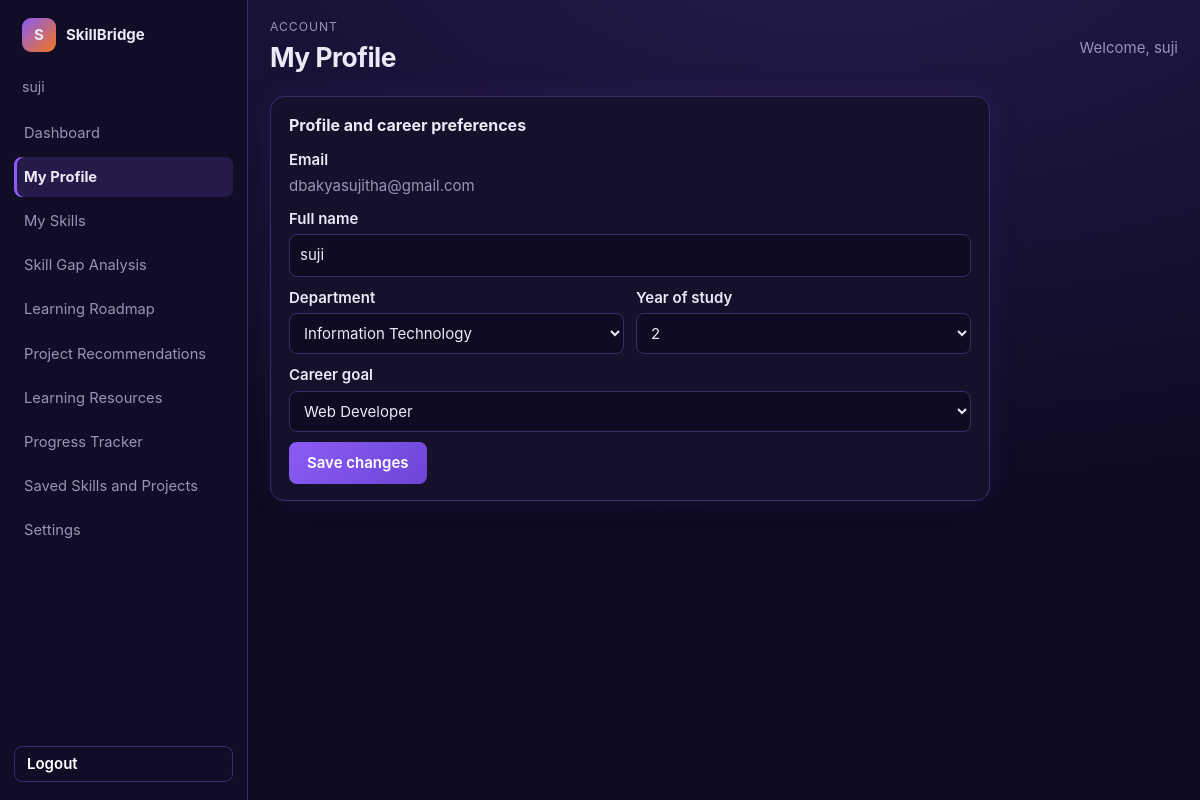
Screenshot of /profile (signed in) with the database file from the repository.
### tables this page shows
CREATE TABLE users (
        id INTEGER PRIMARY KEY, name TEXT NOT NULL, email TEXT NOT NULL UNIQUE,
        password_hash TEXT NOT NULL, department TEXT NOT NULL, year INTEGER NOT NULL,
        career_goal TEXT NOT NULL, skills TEXT NOT NULL DEFAULT '',
        created_at TEXT DEFAULT CURRENT_TIMESTAMP);

### auth.py (the view, shortened to what this page needs)
    @app.route("/profile", methods=["GET", "POST"])
    @login_required
    def profile():
        v, e = dict(g.user), {}
        return render_template("profile.html", v=v, e=e, departments=DEPARTMENTS, years=YEARS,
                               careers=careers, current_page="profile")

### auth.py (called while the page is built)
def db():
    if "db" not in g:
        g.db = sqlite3.connect(DB_PATH)
        g.db.row_factory = sqlite3.Row
    return g.db

def csrf_token():
    return session.setdefault("csrf", secrets.token_hex(16))

def login_required(f):
    @wraps(f)
    def wrapper(*a, **k):
        if not g.user:
            if request.path.startswith("/api/"):
                return jsonify(error="Your session ended. Please log in again."), 401
            return redirect(url_for("login"))
        return f(*a, **k)
    return wrapper

### templates/profile.html (shortened to what this page needs)
{% from "_fields.html" import inp, sel with context %}
<!doctype html>
<html lang="en">
<head>
<link rel="stylesheet" href="{{ url_for('static', filename='style.css') }}">
</head>
<body>
<div class="app">
  {% include "_nav.html" %}
  <main class="shell">
    <header class="page-heading"><div><p class="eyebrow">Account</p><h1>My Profile</h1></div><p class="welcome">Welcome, {{ user.name }}</p></header>
    <section class="panel profile-panel">
      <h2>Profile and career preferences</h2>
      <form method="post" novalidate>
        <label>Email</label><p class="static">{{ user.email }}</p>
        {{ inp("name", "Full name", "text", "name") }}
        <div class="two">
          <div>{{ sel("department", "Department", departments) }}</div>
          <div>{{ sel("year", "Year of study", years) }}</div>
        </div>
        {{ sel("career_goal", "Career goal", careers) }}
        <button type="submit">Save changes</button>
      </form>
    </section>
  </main>
</div>
</body>
</html>

### templates/_fields.html (shortened to what this page needs)
{% macro inp(name, label, type="text", ac="") %}
<label for="{{ name }}">{{ label }}</label>
<input id="{{ name }}" name="{{ name }}" type="{{ type }}" autocomplete="{{ ac }}" required{% if type != "password" %} value="{{ v.get(name, '') }}"{% else %} minlength="8"{% endif %}>
{% endmacro %}
{% macro sel(name, label, opts) %}
<label for="{{ name }}">{{ label }}</label>
<select id="{{ name }}" name="{{ name }}" required{% if e.get(name) %} aria-invalid="true" aria-describedby="{{ name }}-e"{% endif %}>
  {% for o in opts %}<option {% if v.get(name)|string == o|string %}selected{% endif %}>{{ o }}</option>{% endfor %}
</select>
{% endmacro %}

### templates/_nav.html (shortened to what this page needs)
<aside class="sidebar" aria-label="Main navigation">
  <a class="sidebar-brand" href="{{ url_for('dashboard') }}"><b class="logo">S</b><strong>SkillBridge</strong></a>
  <p class="sidebar-student">{{ user.name }}</p>
  <nav class="nav-links">
    {% set links = [
      ("dashboard", "Dashboard", "dashboard"),
      ("profile", "My Profile", "profile"),
      ("skills", "My Skills", "my_skills"),
      ("analysis", "Skill Gap Analysis", "skill_analysis"),
      ("roadmap", "Learning Roadmap", "learning_roadmap"),
      ("projects", "Project Recommendations", "project_recommendations"),
      ("resources", "Learning Resources", "learning_resources"),
      ("progress", "Progress Tracker", "progress_tracker"),
      ("saved", "Saved Skills and Projects", "saved_items_page"),
      ("settings", "Settings", "settings")
    ] %}
    {% for key, label, endpoint in links %}
      <a href="{{ url_for(endpoint) }}" {% if current_page == key %}aria-current="page"{% endif %}>{{ label }}</a>
    {% endfor %}
  </nav>
  <form method="post" action="{{ url_for('logout') }}" class="sidebar-logout">
    <button class="ghost" type="submit">Logout</button>
  </form>
</aside>

### static/style.css (style rules this page uses)
:root { --bg:#0e0a1f;--panel:#16112b;--line:#3b2d6b;--ink:#ece9f7;--muted:#9a93b8;--violet:#8b5cf6;--violet2:#6d45d6;--have:#34d3a6;--amber:#e9a23b;--orange:#f2761b }
* { box-sizing:border-box }
body { margin:0;background:radial-gradient(1200px 600px at 70% -10%,#241a4d,var(--bg));color:var(--ink);font:15px/1.5 Inter,system-ui,-apple-system,"Segoe UI",sans-serif }
.app { display:grid;grid-template-columns:64px 1fr;min-height:100% }
.logo { display:grid;place-items:center;width:34px;height:34px;border-radius:9px;background:linear-gradient(135deg,var(--violet),var(--orange));margin-bottom:10px }
.shell { padding:18px 22px 40px;min-width:0 }
.panel { background:var(--panel);border:1px solid var(--line);border-radius:14px;padding:16px 18px;box-shadow:0 0 30px rgba(109,69,214,.12) }
h2 { margin:0 0 12px;font-size:1rem }
label { display:block;font-weight:600;margin:10px 0 4px }
select,textarea { width:100%;font:inherit;color:var(--ink);background:#0f0b20;border:1px solid var(--line);border-radius:8px;padding:9px 10px }
button { font:inherit;font-weight:600;color:#fff;background:linear-gradient(135deg,var(--violet),var(--violet2));border:0;border-radius:8px;padding:10px 18px;cursor:pointer;margin-top:10px }
input { width:100%;font:inherit;color:var(--ink);background:#0f0b20;border:1px solid var(--line);border-radius:8px;padding:9px 10px }
.static { margin:0;color:var(--muted) }
.two { display:grid;grid-template-columns:1fr 1fr;gap:12px }
.ghost { background:none;border:1px solid var(--line);margin:0;padding:6px 12px }
.app { grid-template-columns:248px minmax(0,1fr);min-height:100vh }
.sidebar { position:sticky;top:0;height:100vh;overflow-y:auto;display:flex;flex-direction:column;gap:12px;padding:18px 14px;background:#120d26;border-right:1px solid var(--line) }
.sidebar-brand { display:flex;align-items:center;gap:10px;color:var(--ink);text-decoration:none;padding:0 8px 12px }
.sidebar-brand .logo { margin:0 }
.sidebar-student { color:var(--muted);font-size:.88rem;margin:0 8px 4px;overflow-wrap:anywhere }
.nav-links { display:grid;gap:4px }
.nav-links a { color:var(--muted);text-decoration:none;padding:9px 10px;border-radius:8px;font-size:.92rem }
.nav-links a:hover,.nav-links a[aria-current=page] { color:var(--ink);background:rgba(139,92,246,.17) }
.nav-links a[aria-current=page] { box-shadow:inset 3px 0 var(--violet);font-weight:650 }
.sidebar-logout { margin-top:auto }
.sidebar-logout button { width:100%;text-align:left }
.page-heading { display:flex;justify-content:space-between;align-items:center;gap:14px;margin-bottom:18px }
.page-heading h1 { margin:0;font-size:1.65rem;letter-spacing:-.02em }
.page-heading .eyebrow { margin:0 0 2px }
.welcome,.muted { color:var(--muted) }
.eyebrow { font-size:.76rem;text-transform:uppercase;letter-spacing:.08em;color:var(--muted) }
.profile-panel { max-width:720px }

### rows the page displays
users: name "suji", email "dbakyasujitha@gmail.com", department "Information Technology", career_goal "Web Developer"

### other values shown
{{ label }} "Dashboard" "My Profile" "My Skills" "Skill Gap Analysis" "Learning Roadmap" "Project Recommendations" "Learning Resources" "Progress Tracker" "Saved Skills and Projects" "Settings"
{{ label }} "Full name"
{{ label }} "Department Year of study Career goal"
form field year "2"
